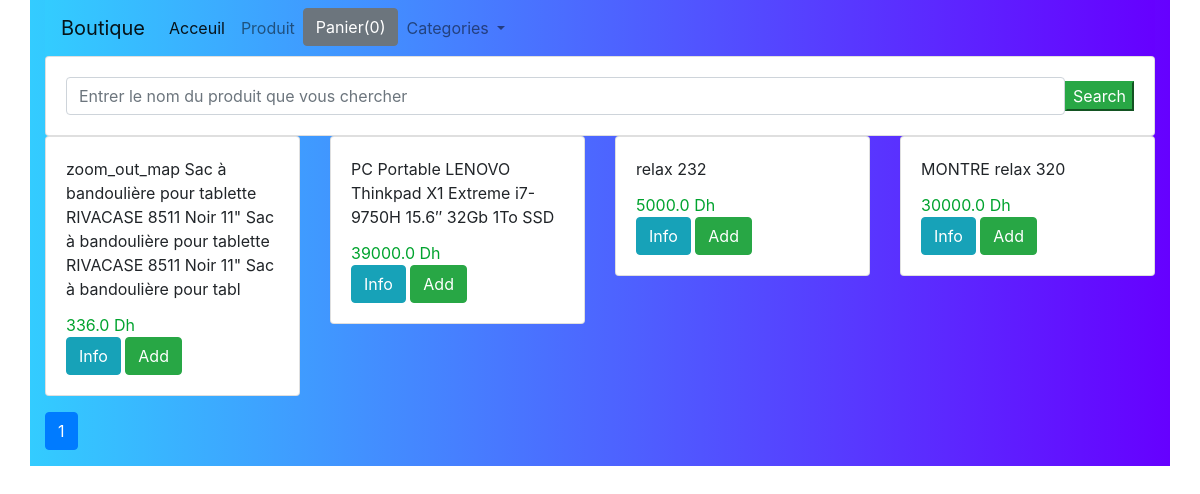
The app's page /, older data.
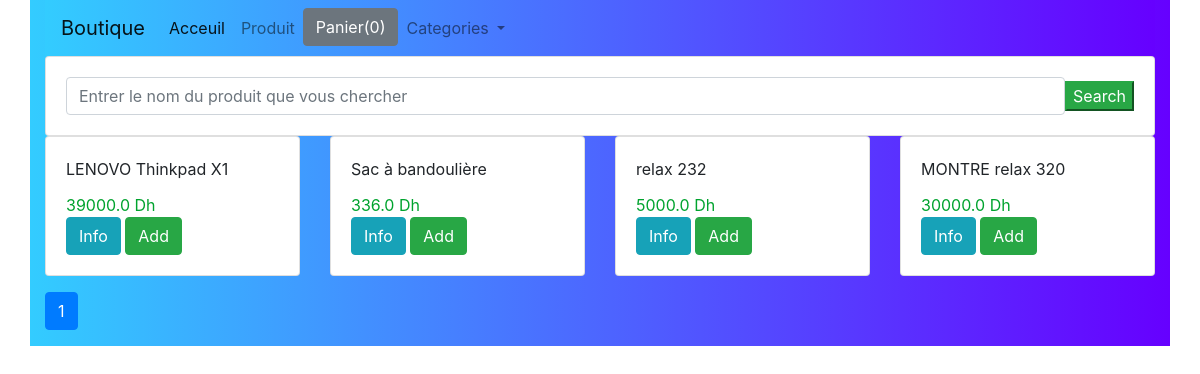
The same page, newer data.
### our_shop/models.py (models this page shows, shortened)
class Produit(models.Model):
    nom = models.CharField(max_length=150)
    prx = models.FloatField()
    description = models.TextField()
    categorie = ForeignKey(Categorie,related_name='categorie', on_delete = models.CASCADE)
    image = models.CharField(max_length=4000)
    date_aj = models.DateTimeField(auto_now=True)
    class Meta:
        ordering = ['-date_aj']

### our_shop/views.py (the view)
# urls.py: path('', index, name='home'),
def index(request):
    produit_obj =Produit.objects.all()
    item_name = request.GET.get('item-name')
    if item_name != '' and item_name is not None:
        produit_obj = Produit.objects.filter(nom__icontains=item_name)
    paginator = Paginator(produit_obj, 4)
    page = request.GET.get('page')
    produit_obj = paginator.get_page(page)
    return render(request,'index.html',{'produit_obj':produit_obj})

### our_shop/templates/index.html (shortened to what this page needs)
{% extends "base.html" %}
{% block content %}
    <div class="row">
        <div class="col-md-12">
            <form class="card card-sm">
                <div class="card-body row no-gutters align-items-center">
                    <div class ="col">
                        <input type="search"  name="item-name" placeholder="Entrer le nom du produit que vous chercher" class="form-control form-control-borderless">
                   </div>
                    <div class="col-auto">
                        <button type="submit"  class="btn-success">Search</button>
                    </div>
                </div>
            </form>
        </div>
    </div>
    <div class="row">
      {% for produit in produit_obj %}
        <div class="col-md-3">
          <div class = 'card'>
                <div class="card-body">
                    <div id="aa{{ produit.id }}"class ="card-title">{{ produit.nom }}</div>
                    <div class="card-text" style="color: #00a32e ">{{ produit.prx }} Dh</div>
                    <a href="{{ produit.id }}" class="btn btn-info">Info</a>
                    <button id="{{ produit.id}}"  class="btn aj btn-success">Add</button>
                </div>
          </div>
        </div>
    {% endfor %}
    </div>
    <div class="row mt-3">
          <div class="col-md-3 offset md-4">
              <ul class="pagination">
                    <li class="page-item active">
                        <a class="page-link" href="?page={{ produit_obj.number }}">{{ produit_obj.number }}</a>
                    </li>
              </ul>
          </div>
    </div>
{% endblock %}

### our_shop/templates/base.html (shortened to what this page needs)
<!DOCTYPE html>
<html lang="en">
<head>
    <link rel="stylesheet" href="https://cdn.jsdelivr.net/npm/bootstrap@4.0.0/dist/css/bootstrap.min.css">
</head>
<body>
<div class="container" style="background: linear-gradient(to right, #33ccff 0%, #6600ff 100%);">
    <div class="row">
        <div class="col-md-12">
            <nav class="navbar navbar-expand-lg navbar-light bg-light" style="background: linear-gradient(to right, #33ccff 0%, #6600ff 100%);">
  <a class="navbar-brand" href="{% url 'home' %}">Boutique</a>
  <div class="collapse navbar-collapse" id="navbarNavDropdown">
    <ul class="navbar-nav">
      <li class="nav-item active">
        <a class="nav-link" href="#">Acceuil <span class="sr-only">(current)</span></a>
      </li>
      <li class="nav-item">
        <a class="nav-link" href="#">Produit</a>
      </li>
      <li class="nav-item">
        <button id="panier" type="button" class="btn btn-secondary" data-html="true" data-container="body" data-toggle="popover" data-placement="bottom" data-content="Vivamus
           sagittis lacus vel augue laoreet rutrum faucibus.">
            Panier(0)
         </button>
      </li>
      <li class="nav-item dropdown">
        <a class="nav-link dropdown-toggle" href="#" id="navbarDropdownMenuLink" data-toggle="dropdown" aria-haspopup="true" aria-expanded="false">
 Categories
        </a>
      </li>
    </ul>
  </div>
</nav>
        </div>
    </div>
    {% block content %}{% endblock %}
</div>
</body>
</html>

Row changes from the older to the newer data that the page shows:
changed Produit: nom "PC Portable LENOVO Thinkpad X1 Extreme i7-9750H 15.6″ 32Gb 1To SSD" → "LENOVO Thinkpad X1"; moves up the list
changed Produit: nom "zoom_out_map Sac à bandoulière pour tablette RIVACASE 8511 Noir 11\" Sac à bandoulière pour tablette RIVACASE 8511 Noir 11\" Sac à bandoulière pour tabl" → "Sac à bandoulière"
